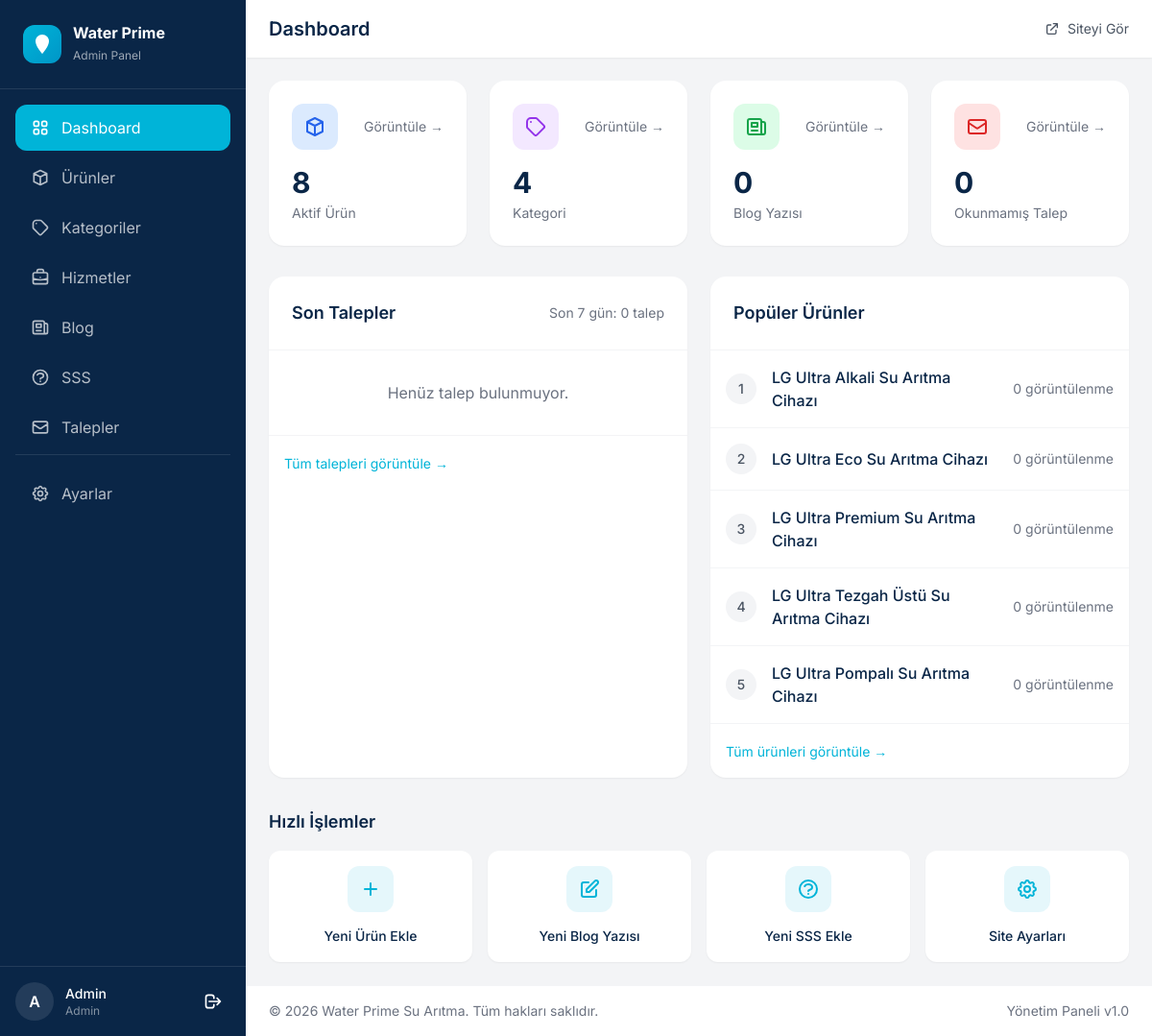
Page /admin/dashboard.php (signed in) on the committed database.
### tables this page shows
CREATE TABLE `products` (
  `id` int(11) NOT NULL AUTO_INCREMENT,
  `category_id` int(11) DEFAULT NULL,
  `name` varchar(200) NOT NULL,
  `slug` varchar(200) NOT NULL,
  `short_description` text DEFAULT NULL,
  `description` longtext DEFAULT NULL,
  `features` text DEFAULT NULL,
  `image` varchar(255) DEFAULT NULL,
  `gallery` text DEFAULT NULL,
  `is_featured` tinyint(1) DEFAULT 0,
  `is_active` tinyint(1) DEFAULT 1,
  `sort_order` int(11) DEFAULT 0,
  `meta_title` varchar(255) DEFAULT NULL,
  `meta_description` text DEFAULT NULL,
  `view_count` int(11) DEFAULT 0,
  `created_at` datetime DEFAULT CURRENT_TIMESTAMP,
  `updated_at` datetime DEFAULT CURRENT_TIMESTAMP ON UPDATE CURRENT_TIMESTAMP,
  PRIMARY KEY (`id`),
  UNIQUE KEY `slug` (`slug`),
  KEY `category_id` (`category_id`),
  KEY `is_featured` (`is_featured`),
  KEY `is_active` (`is_active`),
  CONSTRAINT `products_ibfk_1` FOREIGN KEY (`category_id`) REFERENCES `categories` (`id`) ON DELETE SET NULL
);

### admin/dashboard.php (the view, shortened to what this page needs)
<?php
$db = getDB();
$totalProducts = $db->query("SELECT COUNT(*) FROM products WHERE is_active = 1")->fetchColumn();
$totalCategories = $db->query("SELECT COUNT(*) FROM categories WHERE is_active = 1")->fetchColumn();
$totalPosts = $db->query("SELECT COUNT(*) FROM blog_posts WHERE is_published = 1")->fetchColumn();
$unreadRequests = $db->query("SELECT COUNT(*) FROM contact_requests WHERE is_read = 0")->fetchColumn();
$weeklyRequests = $db->query("SELECT COUNT(*) FROM contact_requests WHERE created_at >= DATE_SUB(NOW(), INTERVAL 7 DAY)")->fetchColumn();
$latestRequests = $db->query("
    SELECT cr.*, p.name as product_name
    FROM contact_requests cr
    LEFT JOIN products p ON cr.product_id = p.id
    ORDER BY cr.created_at DESC
    LIMIT 5
")->fetchAll();
$popularProducts = $db->query("
    SELECT name, slug, view_count
    FROM products
    WHERE is_active = 1
    ORDER BY view_count DESC
    LIMIT 5
")->fetchAll();
include 'includes/admin-header.php';
?>
<div class="grid grid-cols-1 sm:grid-cols-2 lg:grid-cols-4 gap-6 mb-8">
    <div class="bg-white rounded-2xl p-6 shadow-sm">
        <div class="flex items-center justify-between mb-4">
            <div class="w-12 h-12 rounded-xl bg-blue-100 flex items-center justify-center">
                <svg class="w-6 h-6 text-blue-600" fill="none" stroke="currentColor" viewBox="0 0 24 24">
                    <path stroke-linecap="round" stroke-linejoin="round" stroke-width="2" d="M20 7l-8-4-8 4m16 0l-8 4m8-4v10l-8 4m0-10L4 7m8 4v10M4 7v10l8 4"/>
                </svg>
            </div>
            <a href="urunler.php" class="text-sm text-gray-500 hover:text-accent">Görüntüle →</a>
        </div>
        <h3 class="text-3xl font-bold text-primary mb-1"><?= $totalProducts ?></h3>
        <p class="text-gray-500 text-sm">Aktif Ürün</p>
    </div>
    <div class="bg-white rounded-2xl p-6 shadow-sm">
        <div class="flex items-center justify-between mb-4">
            <div class="w-12 h-12 rounded-xl bg-purple-100 flex items-center justify-center">
                <svg class="w-6 h-6 text-purple-600" fill="none" stroke="currentColor" viewBox="0 0 24 24">
                    <path stroke-linecap="round" stroke-linejoin="round" stroke-width="2" d="M7 7h.01M7 3h5c.512 0 1.024.195 1.414.586l7 7a2 2 0 010 2.828l-7 7a2 2 0 01-2.828 0l-7-7A1.994 1.994 0 013 12V7a4 4 0 014-4z"/>
                </svg>
            </div>
            <a href="kategoriler.php" class="text-sm text-gray-500 hover:text-accent">Görüntüle →</a>
        </div>
        <h3 class="text-3xl font-bold text-primary mb-1"><?= $totalCategories ?></h3>
        <p class="text-gray-500 text-sm">Kategori</p>
    </div>
    <div class="bg-white rounded-2xl p-6 shadow-sm">
        <div class="flex items-center justify-between mb-4">
            <div class="w-12 h-12 rounded-xl bg-green-100 flex items-center justify-center">
                <svg class="w-6 h-6 text-green-600" fill="none" stroke="currentColor" viewBox="0 0 24 24">
                    <path stroke-linecap="round" stroke-linejoin="round" stroke-width="2" d="M19 20H5a2 2 0 01-2-2V6a2 2 0 012-2h10a2 2 0 012 2v1m2 13a2 2 0 01-2-2V7m2 13a2 2 0 002-2V9a2 2 0 00-2-2h-2m-4-3H9M7 16h6M7 8h6v4H7V8z"/>
                </svg>
            </div>
            <a href="blog.php" class="text-sm text-gray-500 hover:text-accent">Görüntüle →</a>
        </div>
        <h3 class="text-3xl font-bold text-primary mb-1"><?= $totalPosts ?></h3>
        <p class="text-gray-500 text-sm">Blog Yazısı</p>
    </div>
    <div class="bg-white rounded-2xl p-6 shadow-sm">
        <div class="flex items-center justify-between mb-4">
            <div class="w-12 h-12 rounded-xl bg-red-100 flex items-center justify-center">
                <svg class="w-6 h-6 text-red-600" fill="none" stroke="currentColor" viewBox="0 0 24 24">
                    <path stroke-linecap="round" stroke-linejoin="round" stroke-width="2" d="M3 8l7.89 5.26a2 2 0 002.22 0L21 8M5 19h14a2 2 0 002-2V7a2 2 0 00-2-2H5a2 2 0 00-2 2v10a2 2 0 002 2z"/>
                </svg>
            </div>
            <a href="talepler.php" class="text-sm text-gray-500 hover:text-accent">Görüntüle →</a>
        </div>
        <h3 class="text-3xl font-bold text-primary mb-1">
            <?= $unreadRequests ?>
        </h3>
        <p class="text-gray-500 text-sm">Okunmamış Talep</p>
    </div>
</div>
<div class="grid lg:grid-cols-2 gap-6">
    <div class="bg-white rounded-2xl shadow-sm">
        <div class="p-6 border-b border-gray-100">
            <div class="flex items-center justify-between">
                <h2 class="text-lg font-semibold text-primary">Son Talepler</h2>
                <span class="text-sm text-gray-500">Son 7 gün: <?= $weeklyRequests ?> talep</span>
            </div>
        </div>
        <div class="divide-y divide-gray-100">
            <?php if (!empty($latestRequests)): ?>
                <?php foreach ($latestRequests as $request): ?>
                <a href="talepler.php?id=<?= $request['id'] ?>" class="block p-4 hover:bg-gray-50 transition-colors">
                    <div class="flex items-start gap-4">
                        <div class="w-10 h-10 rounded-full bg-accent/10 flex items-center justify-center flex-shrink-0">
                            <span class="text-accent font-semibold"><?= strtoupper(mb_substr($request['name'], 0, 1)) ?></span>
                        </div>
                        <div class="flex-1 min-w-0">
                            <div class="flex items-center gap-2">
                                <span class="font-medium text-primary"><?= htmlspecialchars($request['name']) ?></span>
                                <?php if (!$request['is_read']): ?>
                                <span class="px-2 py-0.5 bg-red-100 text-red-600 text-xs rounded-full">Yeni</span>
                                <?php endif; ?>
                            </div>
                            <p class="text-sm text-gray-500 truncate"><?= htmlspecialchars($request['phone']) ?></p>
                            <?php if ($request['product_name']): ?>
                            <p class="text-xs text-accent mt-1"><?= htmlspecialchars($request['product_name']) ?></p>
                            <?php endif; ?>
                        </div>
                        <span class="text-xs text-gray-400 whitespace-nowrap">
                            <?= formatDate($request['created_at'], 'd.m H:i') ?>
                        </span>
                    </div>
                </a>
                <?php endforeach; ?>
            <?php else: ?>
                <div class="p-8 text-center text-gray-500">
                    Henüz talep bulunmuyor.
                </div>
            <?php endif; ?>
        </div>
        <div class="p-4 border-t border-gray-100">
            <a href="talepler.php" class="text-sm text-accent hover:underline">Tüm talepleri görüntüle →</a>
        </div>
    </div>
    <div class="bg-white rounded-2xl shadow-sm">
        <div class="p-6 border-b border-gray-100">
            <h2 class="text-lg font-semibold text-primary">Popüler Ürünler</h2>
        </div>
        <div class="divide-y divide-gray-100">
            <?php if (!empty($popularProducts)): ?>
                <?php foreach ($popularProducts as $index => $product): ?>
                <div class="p-4 flex items-center gap-4">
                    <span class="w-8 h-8 rounded-full bg-gray-100 flex items-center justify-center text-sm font-medium text-gray-600">
                        <?= $index + 1 ?>
                    </span>
                    <div class="flex-1 min-w-0">
                        <a href="<?= SITE_URL ?>/urun/<?= htmlspecialchars($product['slug']) ?>" target="_blank"
                           class="font-medium text-primary hover:text-accent transition-colors">
                            <?= htmlspecialchars($product['name']) ?>
                        </a>
                    </div>
                    <span class="text-sm text-gray-500"><?= number_format($product['view_count']) ?> görüntülenme</span>
                </div>
                <?php endforeach; ?>
            <?php else: ?>
                <div class="p-8 text-center text-gray-500">
                    Henüz ürün eklenmemiş.
                </div>
            <?php endif; ?>
        </div>
        <div class="p-4 border-t border-gray-100">
            <a href="urunler.php" class="text-sm text-accent hover:underline">Tüm ürünleri görüntüle →</a>
        </div>
    </div>
</div>
<div class="mt-8">
    <h2 class="text-lg font-semibold text-primary mb-4">Hızlı İşlemler</h2>
    <div class="grid grid-cols-2 md:grid-cols-4 gap-4">
        <a href="urunler.php?action=add" class="bg-white rounded-xl p-4 shadow-sm hover:shadow-md transition-all text-center group">
            <div class="w-12 h-12 rounded-xl bg-accent/10 flex items-center justify-center mx-auto mb-3 group-hover:bg-accent/20 transition-colors">
                <svg class="w-6 h-6 text-accent" fill="none" stroke="currentColor" viewBox="0 0 24 24">
                    <path stroke-linecap="round" stroke-linejoin="round" stroke-width="2" d="M12 6v6m0 0v6m0-6h6m-6 0H6"/>
                </svg>
            </div>
            <span class="text-sm font-medium text-primary">Yeni Ürün Ekle</span>
        </a>
        <a href="blog.php?action=add" class="bg-white rounded-xl p-4 shadow-sm hover:shadow-md transition-all text-center group">
            <div class="w-12 h-12 rounded-xl bg-accent/10 flex items-center justify-center mx-auto mb-3 group-hover:bg-accent/20 transition-colors">
                <svg class="w-6 h-6 text-accent" fill="none" stroke="currentColor" viewBox="0 0 24 24">
                    <path stroke-linecap="round" stroke-linejoin="round" stroke-width="2" d="M11 5H6a2 2 0 00-2 2v11a2 2 0 002 2h11a2 2 0 002-2v-5m-1.414-9.414a2 2 0 112.828 2.828L11.828 15H9v-2.828l8.586-8.586z"/>
                </svg>
            </div>
            <span class="text-sm font-medium text-primary">Yeni Blog Yazısı</span>
        </a>
        <a href="sss.php?action=add" class="bg-white rounded-xl p-4 shadow-sm hover:shadow-md transition-all text-center group">
            <div class="w-12 h-12 rounded-xl bg-accent/10 flex items-center justify-center mx-auto mb-3 group-hover:bg-accent/20 transition-colors">
            </div>
            <span class="text-sm font-medium text-primary">Yeni SSS Ekle</span>
        </a>
        <a href="ayarlar.php" class="bg-white rounded-xl p-4 shadow-sm hover:shadow-md transition-all text-center group">
            <div class="w-12 h-12 rounded-xl bg-accent/10 flex items-center justify-center mx-auto mb-3 group-hover:bg-accent/20 transition-colors">
            </div>
            <span class="text-sm font-medium text-primary">Site Ayarları</span>
        </a>
    </div>
</div>
<?php include 'includes/admin-footer.php'; ?>

### rows in the picture
products: name "LG Ultra Alkali Su Arıtma Cihazı", view_count "0"
products: name "LG Ultra Eco Su Arıtma Cihazı", view_count "0"
products: name "LG Ultra Premium Su Arıtma Cihazı", view_count "0"
products: name "LG Ultra Tezgah Üstü Su Arıtma Cihazı", view_count "0"
products: name "LG Ultra Pompalı Su Arıtma Cihazı", view_count "0"

### other values in the picture
$_SESSION['admin_fullname'] "Admin"
$pageTitle "Dashboard"
$totalProducts "8"
$totalCategories "4"
$totalPosts "0"
$unreadRequests "0"
$weeklyRequests "0"
SITE_NAME "Water Prime Su Arıtma"
